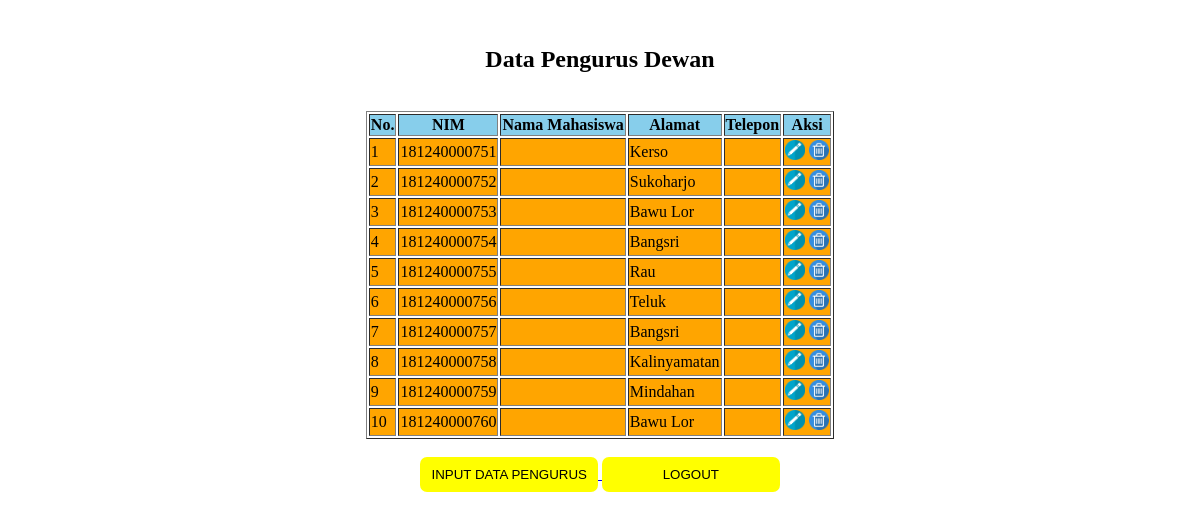
The app's page /index2.php with its own data.
### tables this page shows
CREATE TABLE `mahasiswa` (
  `nim` varchar(30) NOT NULL,
  `nama_mhs` varchar(30) DEFAULT NULL,
  `alamat` varchar(30) DEFAULT NULL,
  `no_telp` varchar(20) DEFAULT NULL
);

### index2.php (the view, shortened to what this page needs)
<?php
include ("koneksi.php");
?>
<html>
<head>
	<link rel="stylesheet" type="text/css" href="style.css">
</head>
	<br>
	<h2 align="center">Data Pengurus Dewan</h2>
	<br>
	<table border="1px" align="center" bgcolor="white">
		<tr align="center" bgcolor="skyblue">
			<th>No.</th>
			<th>NIM</th>
			<th>Nama Mahasiswa</th>
			<th>Alamat</th>
			<th>Telepon</th>
			<th>Aksi</th>
		</tr>
	<?php
		$sql = mysqli_query($koneksi, "SELECT * FROM mahasiswa");
		$no = 1;
		while ($tampil =mysqli_fetch_array($sql)){
			?>
		<tr bgcolor="orange">
			<td><?php echo $no;?>					</td>
			<td><?php echo $tampil['nim'];?>		</td>
			<td><?php echo $tampil['nama'];?>		</td>
			<td><?php echo $tampil['alamat'];?>		</td>
			<td><?php echo $tampil['telepon'];?>	</td>
			<td>
				<a href="edit.php?nim=<?php echo $tampil['nim']; ?>"><img src="edit.png" width="20px" height="20px"/></a>
				<a href="delete.php?nim=<?php echo $tampil['nim']; ?>"><img src="hapus.png" width="20px" height="20px"/></a>
			</td>
		</tr>
	<?php
		$no++;
			}
	?>
	</table>
	<br>
	<div align="center">
	<a href="input.php" ><input type="submit" class="tombol_login" value="INPUT DATA PENGURUS">
	<a href="index.html" ><input type="submit" class="tombol_login" value="LOGOUT">
</body>
</html>

### style.css (style rules this page uses)
.tombol_login { background: yellow; color: black; font-size: 10pt; width: 15%; border: none; border-radius: 7px; padding: 10px 10px; }

### records on screen
mahasiswa: nim "181240000751", alamat "Kerso"
mahasiswa: nim "181240000752", alamat "Sukoharjo"
mahasiswa: nim "181240000753", alamat "Bawu Lor"
mahasiswa: nim "181240000754", alamat "Bangsri"
mahasiswa: nim "181240000755", alamat "Rau"
mahasiswa: nim "181240000756", alamat "Teluk"
mahasiswa: nim "181240000757", alamat "Bangsri"
mahasiswa: nim "181240000758", alamat "Kalinyamatan"
mahasiswa: nim "181240000759", alamat "Mindahan"
mahasiswa: nim "181240000760", alamat "Bawu Lor"
